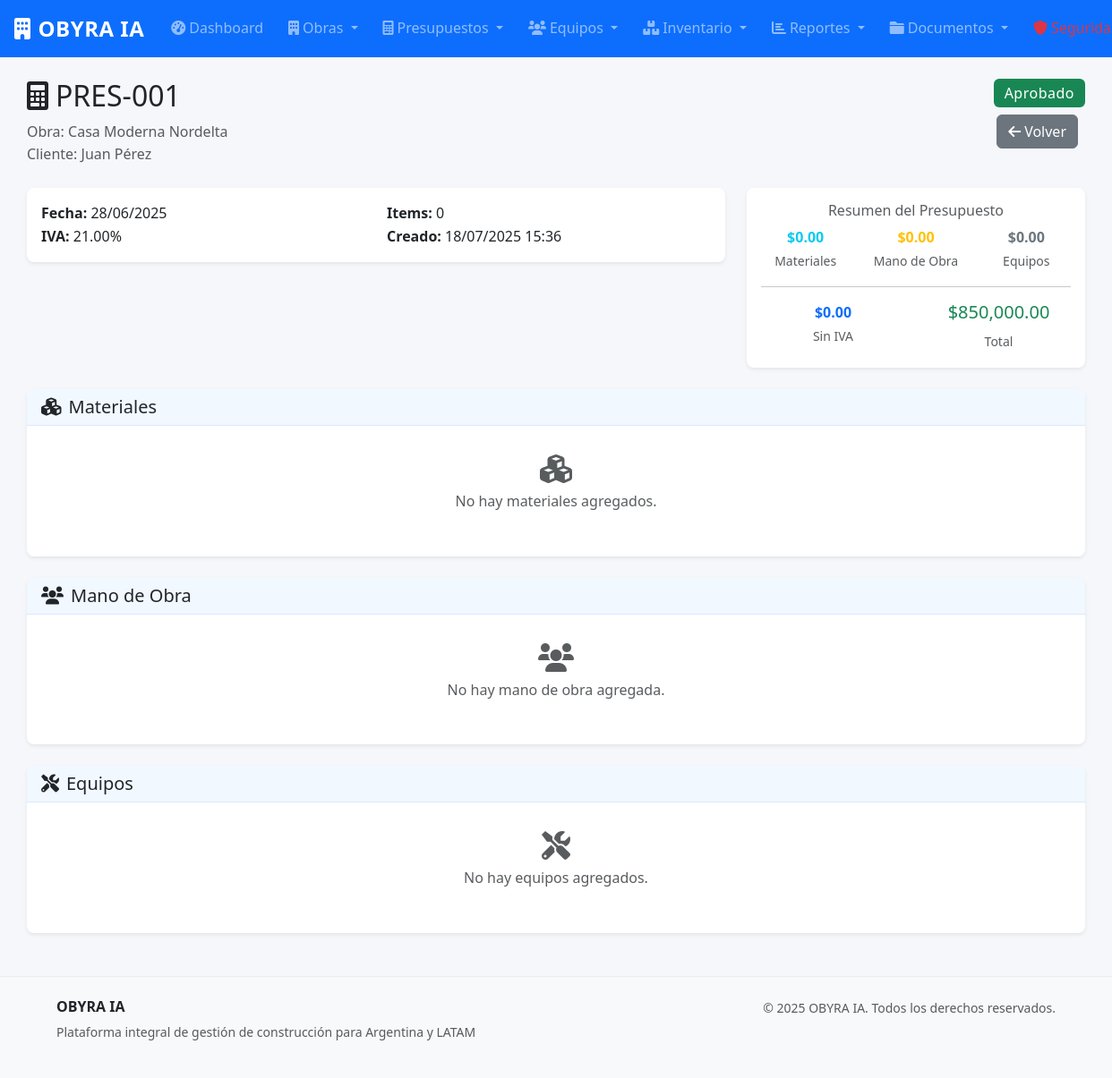
Before: /presupuestos/1 (signed in) with the older database file.
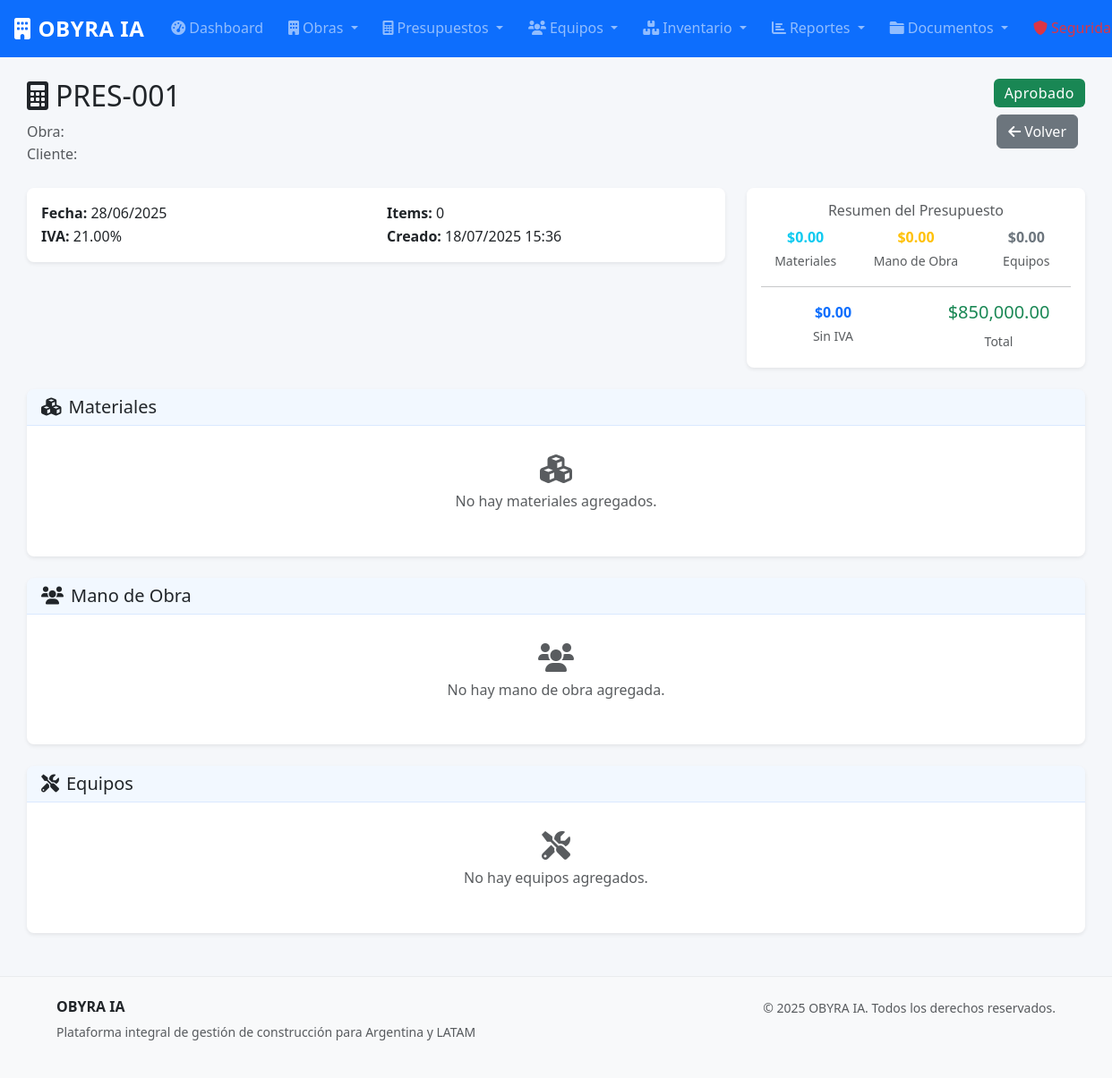
After: the same page with the newer database file.
### models.py (models this page shows, shortened)
class Obra(db.Model):
    __tablename__ = 'obras'
    id = db.Column(db.Integer, primary_key=True)
    nombre = db.Column(db.String(200), nullable=False)
    descripcion = db.Column(db.Text)
    direccion = db.Column(db.String(300))
    cliente = db.Column(db.String(200), nullable=False)
    telefono_cliente = db.Column(db.String(20))
    email_cliente = db.Column(db.String(120))
    fecha_inicio = db.Column(db.Date)
    fecha_fin_estimada = db.Column(db.Date)
    fecha_fin_real = db.Column(db.Date)
    estado = db.Column(db.String(20), default='planificacion')  # planificacion, en_curso, pausada, finalizada, cancelada
    presupuesto_total = db.Column(db.Numeric(15, 2), default=0)
    costo_real = db.Column(db.Numeric(15, 2), default=0)
    progreso = db.Column(db.Integer, default=0)  # Porcentaje de avance
    fecha_creacion = db.Column(db.DateTime, default=datetime.utcnow)
    organizacion_id = db.Column(db.Integer, db.ForeignKey('organizaciones.id'), nullable=False)
    organizacion = db.relationship('Organizacion', back_populates='obras')
    etapas = db.relationship('EtapaObra', back_populates='obra', cascade='all, delete-orphan', lazy='dynamic')
    asignaciones = db.relationship('AsignacionObra', back_populates='obra', cascade='all, delete-orphan', lazy='dynamic')
    presupuestos = db.relationship('Presupuesto', back_populates='obra', lazy='dynamic')
    uso_inventario = db.relationship('UsoInventario', back_populates='obra', lazy='dynamic')

### presupuestos.py (the view)
@presupuestos_bp.route('/<int:id>')
@login_required
def detalle(id):
    if not current_user.puede_acceder_modulo('presupuestos'):
        flash('No tienes permisos para ver presupuestos.', 'danger')
        return redirect(url_for('reportes.dashboard'))
    presupuesto = Presupuesto.query.get_or_404(id)
    items = presupuesto.items.all()
    materiales = [item for item in items if item.tipo == 'material']
    mano_obra = [item for item in items if item.tipo == 'mano_obra']
    equipos = [item for item in items if item.tipo == 'equipo']
    return render_template('presupuestos/detalle.html',
                         presupuesto=presupuesto,
                         materiales=materiales,
                         mano_obra=mano_obra,
                         equipos=equipos)

### app.py (called while the page is built)
@login_manager.user_loader
def load_user(user_id):
    from models import Usuario
    return Usuario.query.get(int(user_id))

@app.template_filter('fecha')
def fecha_filter(fecha):
    if fecha:
        return fecha.strftime('%d/%m/%Y')
    return ''

@app.template_filter('moneda')
def moneda_filter(valor):
    if valor is None:
        return '$0'
    return f'${valor:,.2f}'

@app.template_filter('estado_badge')
def estado_badge_filter(estado):
    badges = {
        'activo': 'bg-success',
        'inactivo': 'bg-secondary',
        'borrador': 'bg-secondary',
        'enviado': 'bg-warning',
        'aprobado': 'bg-success',
        'rechazado': 'bg-danger',
        'planificacion': 'bg-secondary',
        'en_progreso': 'bg-primary',
        'pausada': 'bg-warning',
        'finalizada': 'bg-success',
        'cancelada': 'bg-danger'
    }
    return badges.get(estado, 'bg-secondary')

### templates/presupuestos/detalle.html (shortened to what the changed rows need)
{% extends "base.html" %}
{% block content %}
<div class="container-fluid mt-4">
    <div class="row">
        <div class="col-12">
            <div class="d-flex justify-content-between align-items-start mb-4">
                <div>
                    <h2><i class="fas fa-calculator me-2"></i>{{ presupuesto.numero }}</h2>
                    <p class="text-muted mb-0">Obra: {{ presupuesto.obra.nombre }}</p>
                    <p class="text-muted mb-0">Cliente: {{ presupuesto.obra.cliente }}</p>
                </div>
            </div>
        </div>
    </div>
</div>
{% endblock %}

Changed rows visible on the page:
removed Obra: obra.nombre "Casa Moderna Nordelta", obra.cliente "Juan Pérez"
